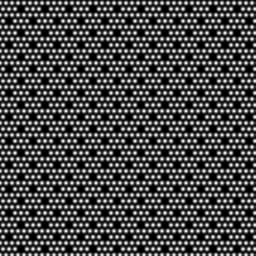
#> input picture img/test2.png, 256 x 256 px
$ python main.py
#> lines starting #> are read from the running program, lines starting #| are printed output that depends on the picture
### prepImg.py
import cv2
def prepImg(img, sideLength):
    img=cv2.cvtColor(img, cv2.COLOR_BGR2GRAY)
    rows,cols=img.shape
    if rows<=cols:
        img = img[0:rows, 0:rows]
    else:
        img = img[0:cols, 0:cols]
    dim = (sideLength, sideLength)
    img = cv2.resize(img, dim, interpolation = cv2.INTER_AREA)
    return img

### circleMask.py
import numpy as np
def circleMask(img, r, val):
    rows,cols=img.shape
    for i in range(0, rows):
        for j in range(0,cols):
            if(np.sqrt((i-r)**2+(j-r)**2)>r):
                img[i,j]=val
    return img

### findPoints.py
def findPoints(amp,thr):
    points = []
    rows,cols=amp.shape
    for i in range(0,rows):
        for j in range(0,cols):
            if(amp[i,j]>thr):
                points.append([i,j])
    return points

### findPeaks.py
from findPoints import findPoints
from findSpots import findSpots

def findPeaks(amp, pxVal, spotSize):
    points = findPoints(amp, pxVal)
    spots = findSpots(points, spotSize)
    return spots

### findSpots.py
import numpy as np

def findSpots(points, r):
    spots=[]
    tempX=[]
    tempY=[]
    used=[]
    for i in range (0,len(points)-1):
        if i not in used:
            used.append(i)
            tempX=[points[i][0]]
            tempY=[points[i][1]]
            for j in range (0,len(points)-1):
                if j not in used:
                    if np.sqrt( (points[i][0]-points[j][0])**2 + (points[i][1]-points[j][1])**2 )<r:
                        used.append(j)
                        tempX.append(points[j][0])
                        tempY.append(points[j][1])
            spots.append( [ np.mean(tempX), np.mean(tempY) ] )
    return spots


### markedSpots.py
import cv2
import numpy as np

def markedSpots(amp, spots):
    marked = np.zeros((512,512,3), np.uint8)# amp #cv2.cvtColor(amp, cv2.COLOR_GRAY2BGR )
    for spot in spots:
        cv2.circle(marked, ( int(round(spot[1])), int(round(spot[0])) ), 2, (255,0,0), -1)
    return marked

### main.py
import cv2
import numpy as np
from prepImg import prepImg
from circleMask import circleMask
from findPeaks import findPeaks
from markedSpots import markedSpots
#import skimage
#load and prepare image
img = cv2.imread("img/test2.png")
#> img is the input picture: shape (256, 256, 3); min 0, max 225, mean 73
pImg = prepImg(img,512)
#> in prepImg, `img = cv2.resize(img, dim, interpolation = cv2.INTER_AREA)`:
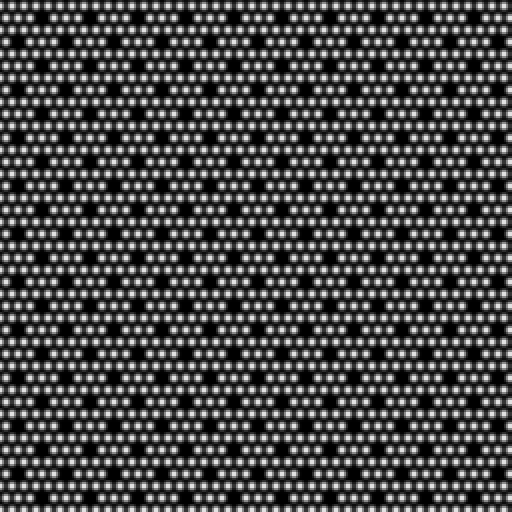
#> img: shape (512, 512); min 0, max 225, mean 73

#circle mask with mean pixel value
r=round(min(pImg.shape)/2)
#> r = 256
maskVal = pImg.mean()
#> maskVal = 73
latImg = circleMask(pImg,r,maskVal)
#> after the loop in circleMask, `for i in range(0, rows):`:
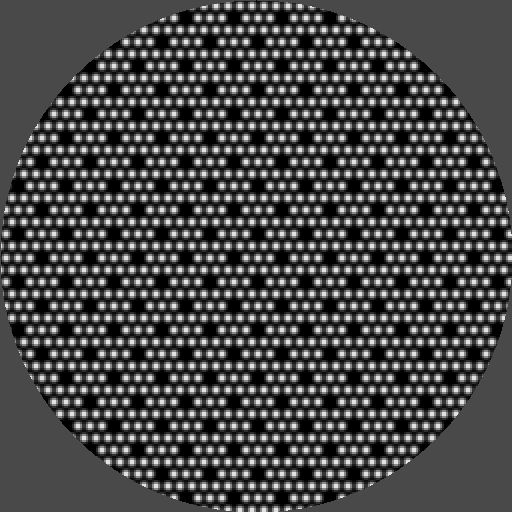
#> img: shape (512, 512); min 0, max 225, mean 72.6

cv2.imshow('latImg', latImg)
cv2.waitKey(0)
cv2.destroyAllWindows()

f=np.fft.fft2(latImg)
f= np.fft.fftshift(f)
amp=np.abs(f)
amp = 255/np.max(amp)*amp
amp=np.log10(amp)
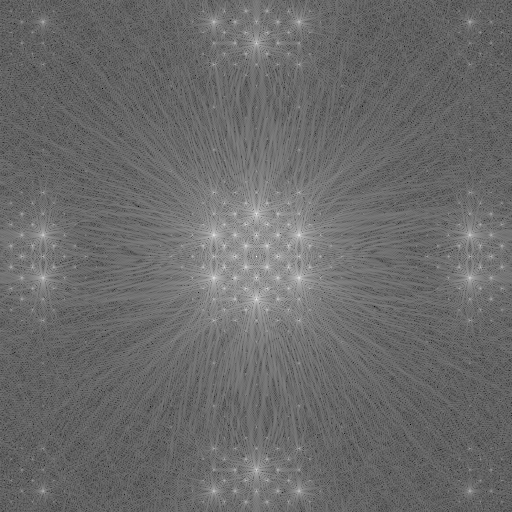
#> amp: shape (512, 512) float64; min -4.6, max 2.41, mean -1.66; drawn with min black and max white

cv2.imshow('amp', amp)
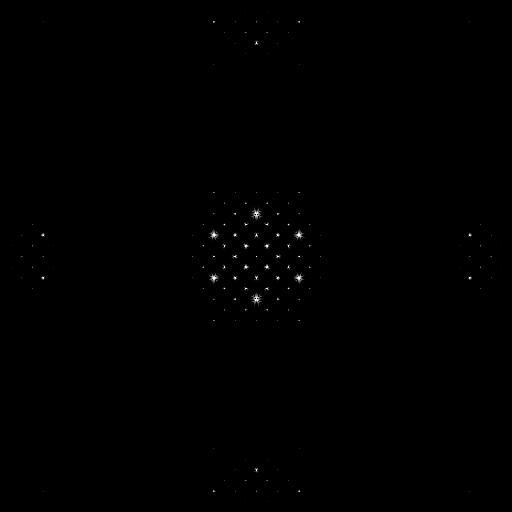
#> window 'amp': shape (512, 512); min 0, max 255, mean 0.4
cv2.waitKey(0)
cv2.destroyAllWindows()

ampPeaks = findPeaks(amp, .8, 8)
#> in findPeaks, `points = findPoints(amp, pxVal)`: points = 125 pairs, first value 42 to 470, second value 42 to 470
#> the loop in findSpots, `for i in range (0,len(points)-1):` made 124 passes
#> after the loop in findSpots, `for i in range (0,len(points)-1):`: spots = 39 pairs, first value 42.5 to 469, second value 42.67 to 469.3; used = 124 values, max 123 at index 123, min 0 at index 0, mean 61.5
#> ampPeaks has the same summary as spots in findSpots
marked = markedSpots(amp, ampPeaks)
#> in markedSpots, `marked = np.zeros((512,512,3), np.uint8)# amp`: marked: shape (512, 512, 3); every value is 0
#> the loop in markedSpots, `for spot in spots:` made 39 passes
#> spot on passes 1 to 12: [42.5, 256], [213.1, 256], [224, 224], [224, 245.5], [224, 266.5], [224, 288], [234.3, 213.7], [234.3, 298.3], [234.7, 42.67], [234.7, 234.7], [234.5, 256], [234.7, 277.3]
#> after the loop in markedSpots, `for spot in spots:`:
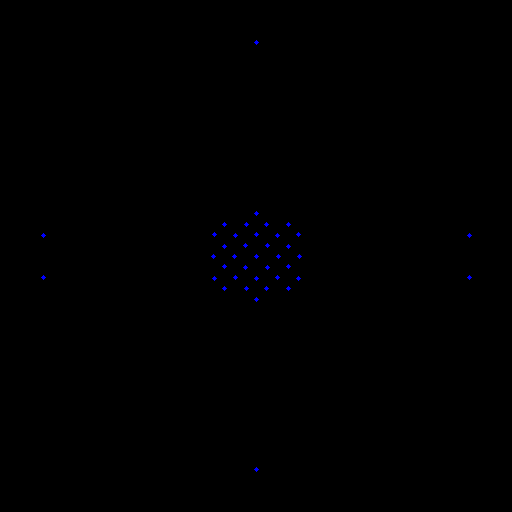
#> marked: shape (512, 512, 3); mean of channels 0, 1, 2 0.5, 0, 0; drawn as B, G, R

cv2.imshow('marked', marked)
cv2.waitKey(0)
cv2.destroyAllWindows()
